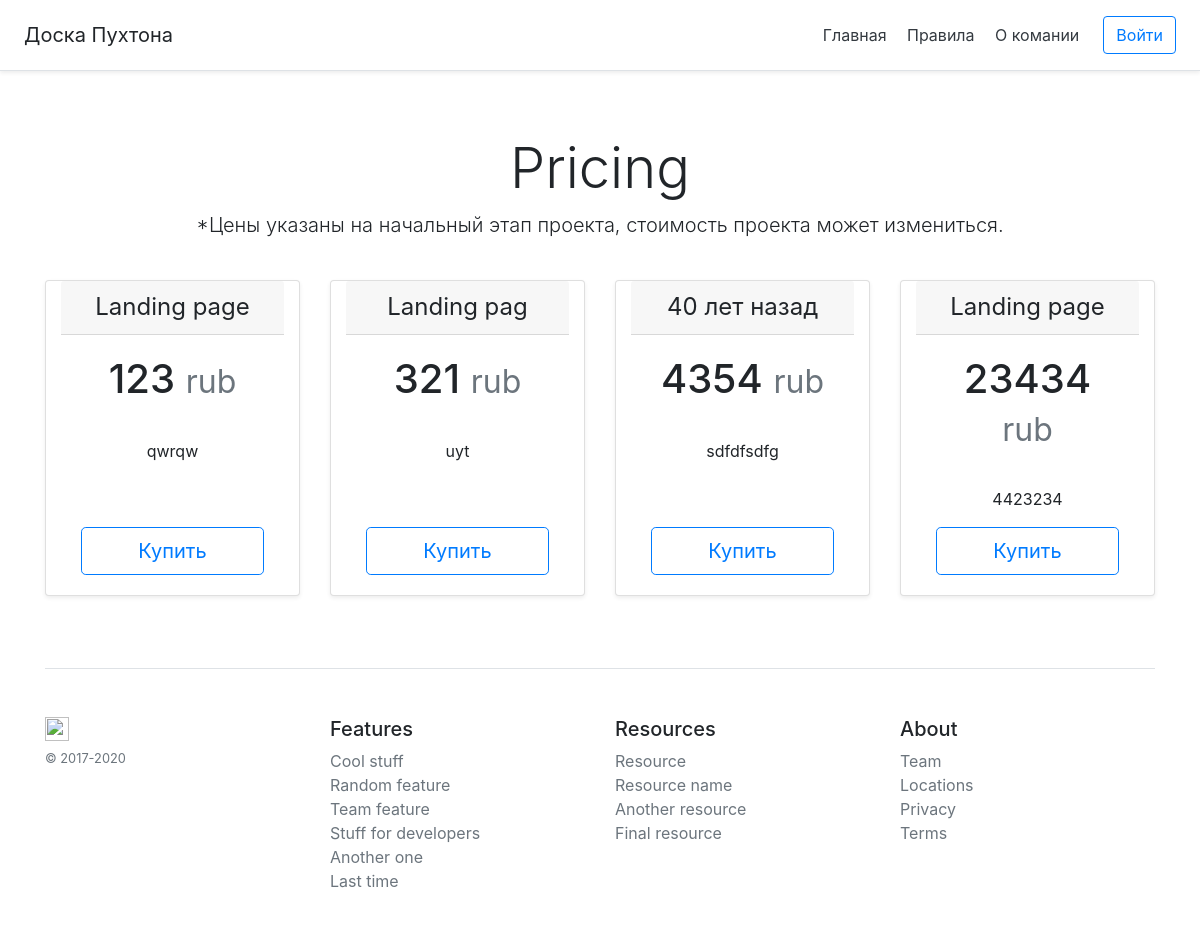
Before: / with the older database file.
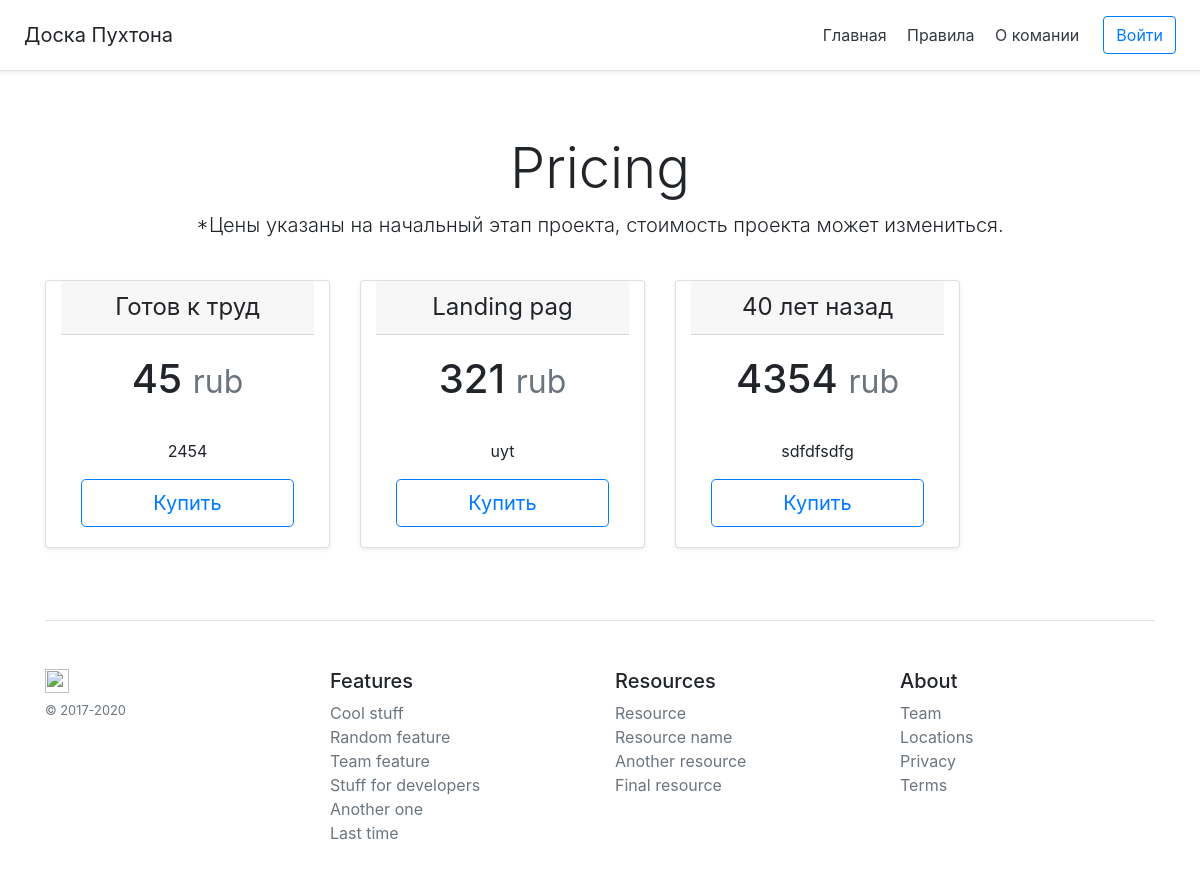
After: the same page with the newer database file.
### main.py (models this page shows, shortened)
class Item(db.Model):
    id = db.Column(db.Integer, primary_key=True)
    title = db.Column(db.String(100), nullable=False)
    info = db.Column(db.Text, nullable=False)
    price = db.Column(db.Integer, nullable=False)
    isActive = db.Column(db.Boolean, default=True)
    parent = db.Column(db.String(100), nullable=False)

### main.py (the view)
@app.route('/', )
def index():
    items = Item.query.order_by(Item.price).all()
    print(url_for('index'))
    return render_template('index.html', data=items)

### templates/index.html (shortened to what this page needs)
{% extends 'base.html' %}
{% block body %}
<div class="pricing-header px-3 py-3 pt-md-5 pb-md-4  text-center">
  <h1 class="display-4">Pricing</h1>
  <p class="lead">*Цены указаны на начальный этап проекта, стоимость проекта может измениться.  </p>
</div>
<div class="container">
  <div class="card-deck mb-3 text-center" >
  {%for el in data%}
    <div class="card mb-4 shadow-sm col-md-4 col-xl-3 ">
      <div class="card-header  ">
        <h4 class="my-0 font-weight-normal">{{el.title}}</h4>
      </div>
      <div class="card-body d-flex flex-column">
        <h1 class="card-title pricing-card-title ">{{el.price}} <small class="text-muted">rub</small></h1>
        <ul class="list-unstyled mt-4 mb-6">
          {% for i in el.info.split(' ')%}
          {% if i|length >8 %}
            <li>{{i}}</li>
            {% else%}
            {{i}}
            {% endif %}
            {% endfor %}
        </ul>
        <a href="" class="btn btn-lg btn-block btn-outline-primary mt-auto ">Купить</a>
      </div>
    </div>
  {% endfor %}
  </div>
  </div>
{% endblock %}

### templates/base.html (shortened to what this page needs)
<!DOCTYPE html>
<html lang="en">
<head>
    <link rel="stylesheet" href="https://stackpath.bootstrapcdn.com/bootstrap/4.5.2/css/bootstrap.min.css">
    <link rel="stylesheet" href="{{url_for('static',filename='css/style.css') }}" type="text/css">
</head>
<body>
    <div class="d-flex flex-column flex-md-row align-items-center p-3 px-md-4 mb-3 bg-white border-bottom shadow-sm">
  <h5 class="my-0 mr-md-auto font-weight-normal">Доска Пухтона</h5>
  <nav class="my-2 my-md-0 mr-md-3">
    <a class="p-2 text-dark" href="/">Главная</a>
    <a class="p-2 text-dark" href="/rules">Правила</a>
    <a class="p-2 text-dark" href="/about">О комании</a>
  </nav>
      {% if 'userLogged' in session   %}
      <a class="btn btn-outline-primary" href="/create">Добавить товар</a>
      {% else %}
      <a class="btn btn-outline-primary" href="/login">Войти</a>
      {% endif %}
    </div>
    {% block body %}{% endblock %}
<div class="container">
<footer class="pt-4 my-md-5 pt-md-5 border-top">
    <div class="row">
      <div class="col-12 col-md">
        <img class="mb-2" src="https://getbootstrap.com/docs/4.5/assets/brand/bootstrap-solid.svg" alt="" width="24" height="24">
        <small class="d-block mb-3 text-muted">© 2017-2020</small>
      </div>
      <div class="col-6 col-md">
        <h5>Features</h5>
        <ul class="list-unstyled text-small">
          <li><a class="text-muted" href="#">Cool stuff</a></li>
          <li><a class="text-muted" href="#">Random feature</a></li>
          <li><a class="text-muted" href="#">Team feature</a></li>
          <li><a class="text-muted" href="#">Stuff for developers</a></li>
          <li><a class="text-muted" href="#">Another one</a></li>
          <li><a class="text-muted" href="#">Last time</a></li>
        </ul>
      </div>
      <div class="col-6 col-md">
        <h5>Resources</h5>
        <ul class="list-unstyled text-small">
          <li><a class="text-muted" href="#">Resource</a></li>
          <li><a class="text-muted" href="#">Resource name</a></li>
          <li><a class="text-muted" href="#">Another resource</a></li>
          <li><a class="text-muted" href="#">Final resource</a></li>
        </ul>
      </div>
      <div class="col-6 col-md">
        <h5>About</h5>
        <ul class="list-unstyled text-small">
          <li><a class="text-muted" href="#">Team</a></li>
          <li><a class="text-muted" href="#">Locations</a></li>
          <li><a class="text-muted" href="#">Privacy</a></li>
          <li><a class="text-muted" href="#">Terms</a></li>
        </ul>
      </div>
    </div>
  </footer>
</div>
</body>
</html>

Changed rows visible on the page:
removed Item: title "Landing page", price "123", info "qwrqw"
changed Item: title "Landing page" → "Готов к труд"; price "23434" → "45"; info "4423234" → "2454"; moves up the list
